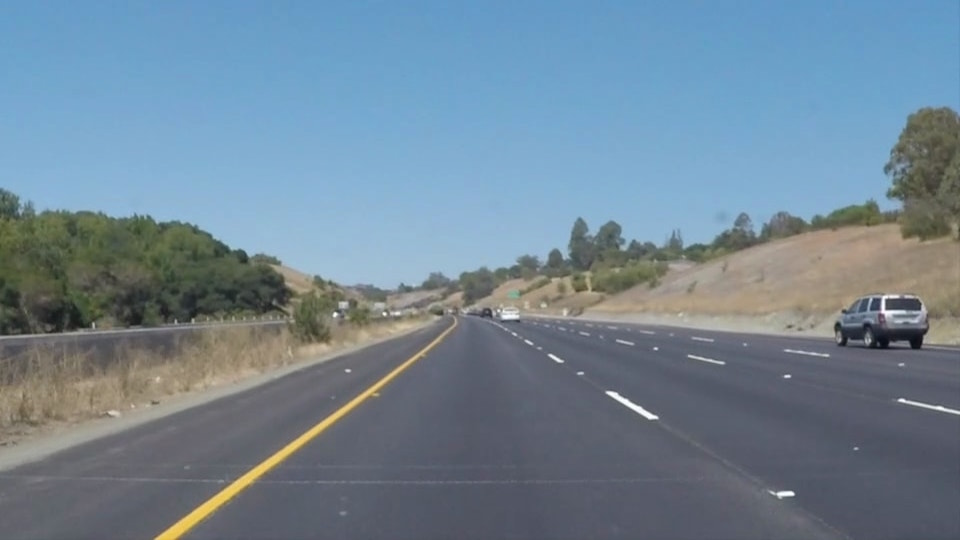
#> input picture opencv_python/rc_vision/images/solidYellowCurve.jpg, 960 x 540 px
$ python -i threshold.py   (imports and definitions only)
#> lines starting #> are read from the running program, lines starting #| are printed output that depends on the picture; after the words box and inside, x2 and y2 are one past the last pixel; in counts of white or black regions, pixels touching at a corner belong together
import cv2
import numpy as np


def adaptive_threshold(img):
    """
    Takes in an image and return the lower and higher thresholds of the image
    :param img: Image to find threshold of
    :return: Lower threshold, higher threshold
    """

    sigma = 0.33
    v = np.median(img)

    lower = int(max(0, (1.0 - sigma) * v))
    higher = int(min(255, (1.0 + sigma) * v))

    return lower, higher


def canny_otsu(image):
    """
    Takes in an image, applies a Gaussian blur, threshold, Canny
    :param image: Image
    :return:
    """
    gauss = cv2.GaussianBlur(image, (5, 5), 0)
    _, thresh = cv2.threshold(gauss, 200, 255, cv2.THRESH_BINARY + cv2.THRESH_OTSU)
    canny_thresh = cv2.Canny(thresh, 100, 200)

    return canny_thresh

>>> import cv2
>>> picture = cv2.imread('images/solidYellowCurve.jpg', cv2.IMREAD_GRAYSCALE)
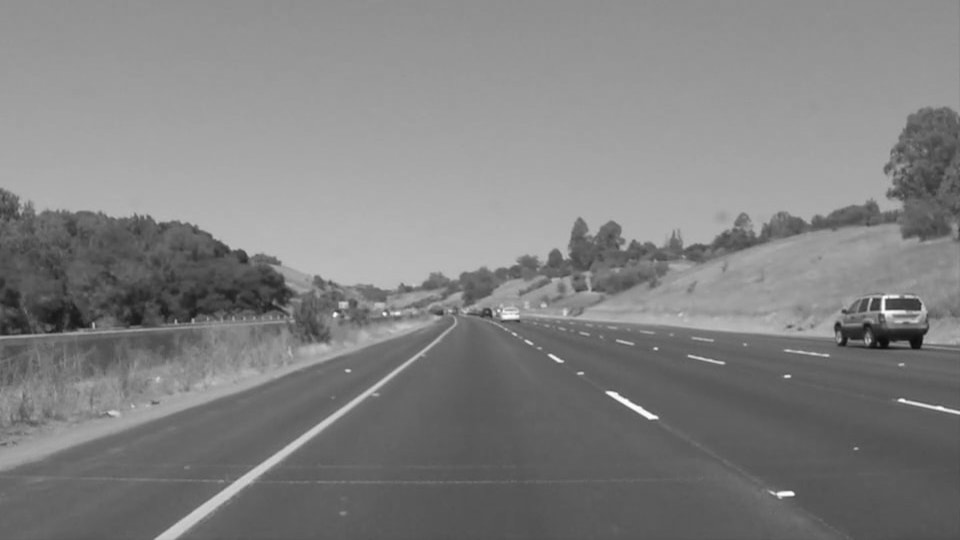
#> picture: shape (540, 960); min 11, max 255, mean 129.1
>>> result = canny_otsu(picture)
#> in canny_otsu, `_, thresh = cv2.threshold(gauss, 200, 255, cv2.THRESH_BINARY + cv2.THR..`:
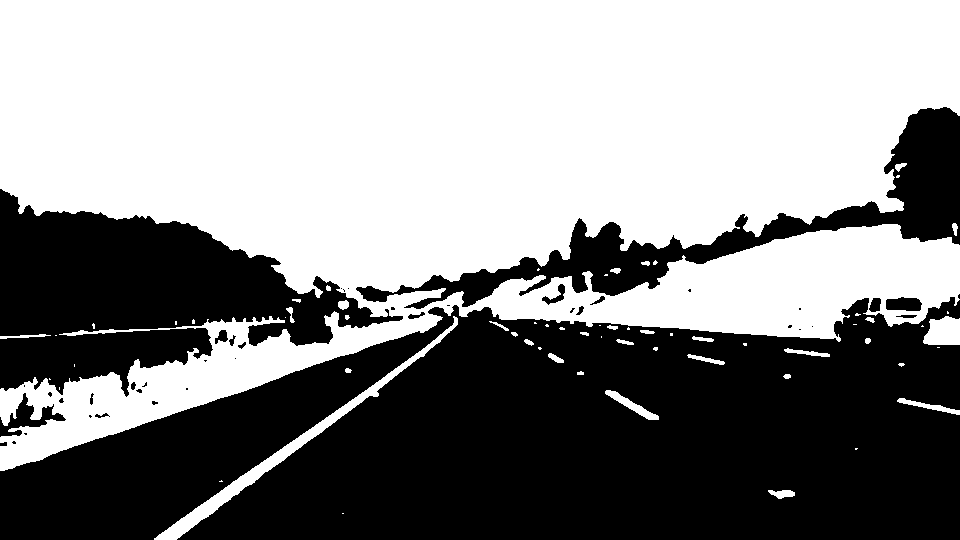
#> thresh: shape (540, 960); 54.9% white; 42 black regions (24 under 20 px), largest, box (x1, y1, x2, y2) and area: (0, 297, 960, 540) 169055, (0, 189, 403, 397) 41923, (356, 107, 960, 309) 20711
#> in canny_otsu, `canny_thresh = cv2.Canny(thresh, 100, 200)`:
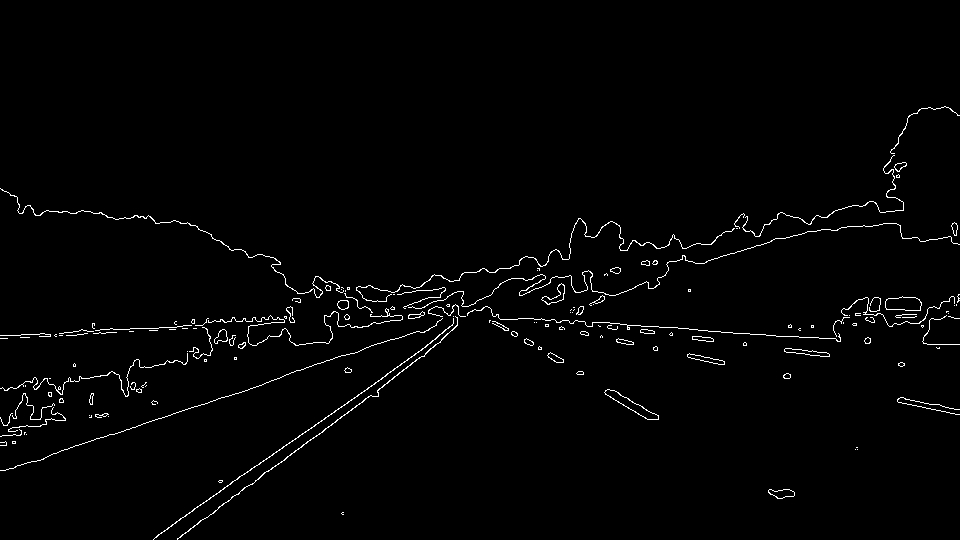
#> canny_thresh: shape (540, 960); 1.6% white in thin lines or dots, all inside (x1, y1, x2, y2) = (0, 106, 960, 540)

$ run again, on opencv_python/rc_vision/images/test.jpg
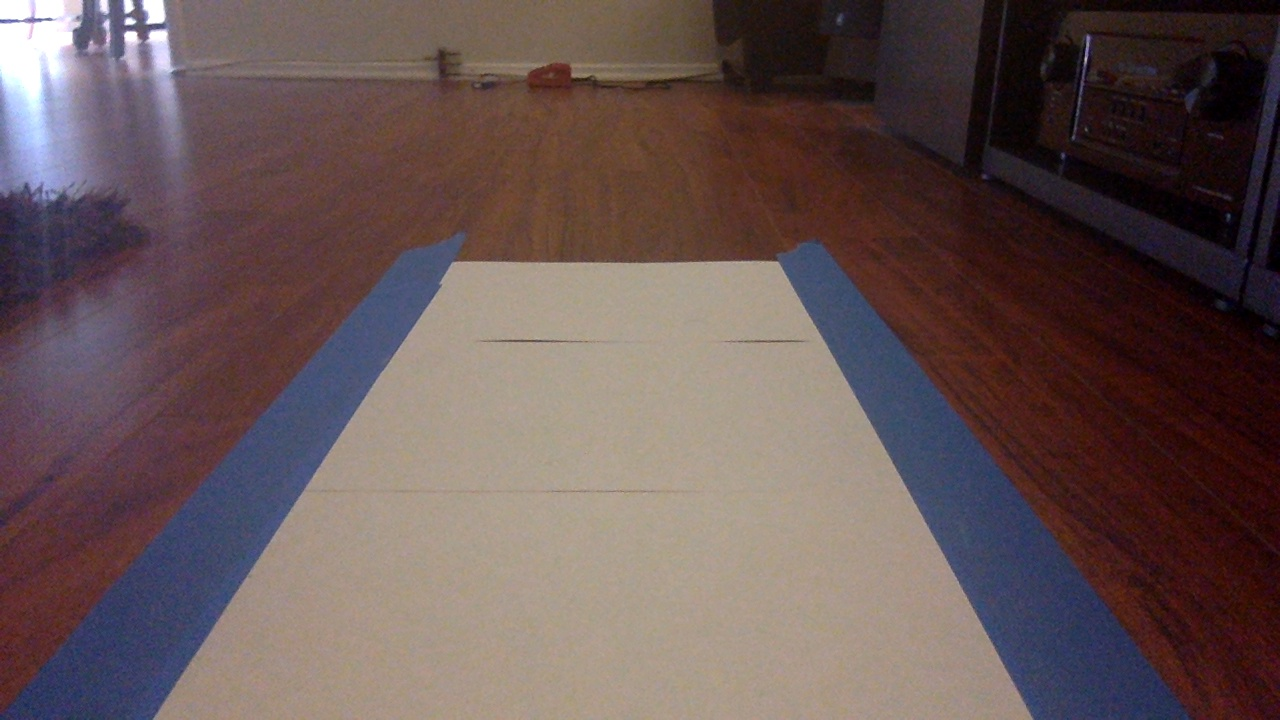
#> input picture opencv_python/rc_vision/images/test.jpg, 1280 x 720 px
#> in canny_otsu, `_, thresh = cv2.threshold(gauss, 200, 255, cv2.THRESH_BINARY + cv2.THR..`:
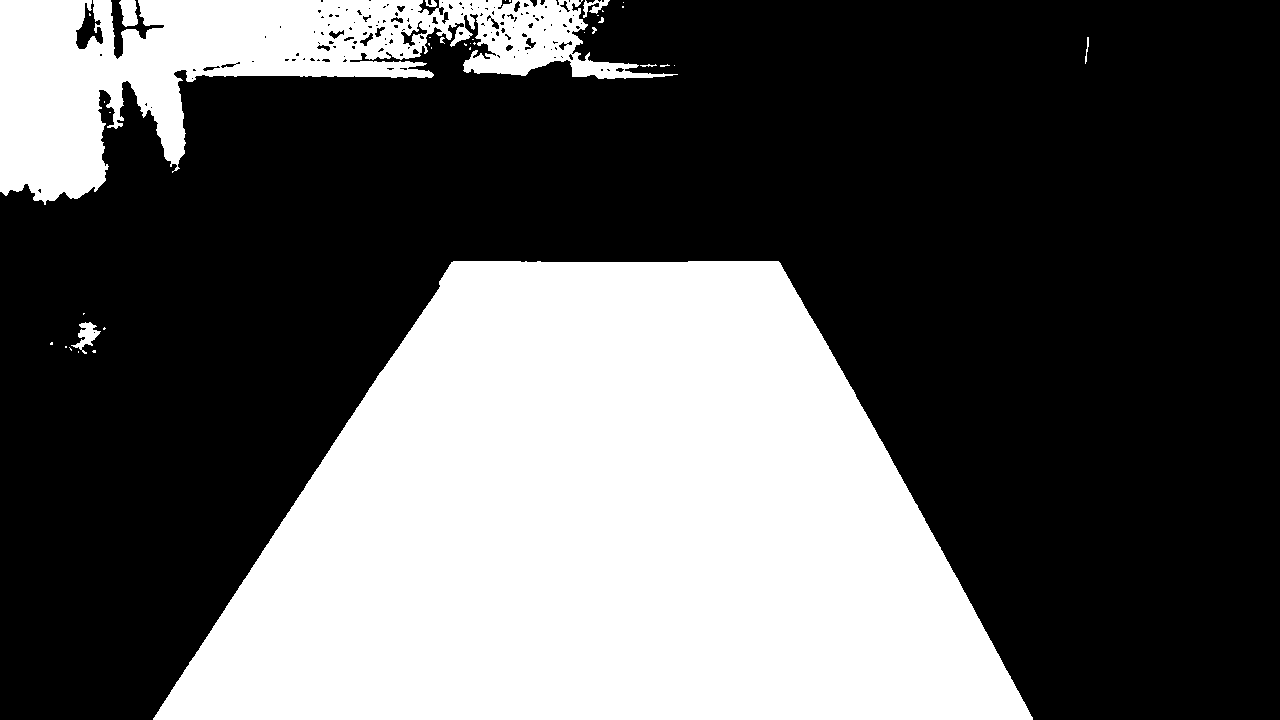
#> thresh: shape (720, 1280); 36.1% white; 38 white regions (27 under 20 px), largest, box (x1, y1, x2, y2) and area: (153, 261, 1033, 720) 277563, (0, 0, 678, 205) 54041, (119, 0, 138, 27) 384
#> in canny_otsu, `canny_thresh = cv2.Canny(thresh, 100, 200)`:
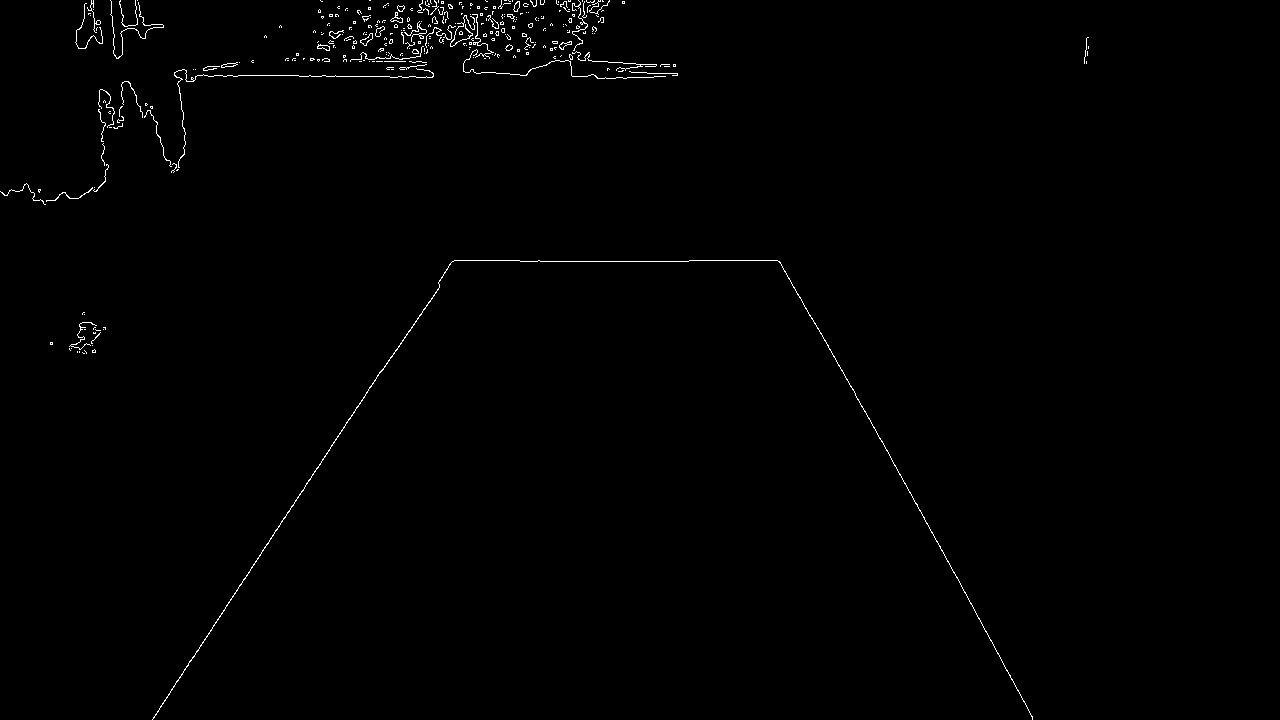
#> canny_thresh: shape (720, 1280); 0.66% white in thin lines or dots, all inside (x1, y1, x2, y2) = (0, 0, 1089, 720)
